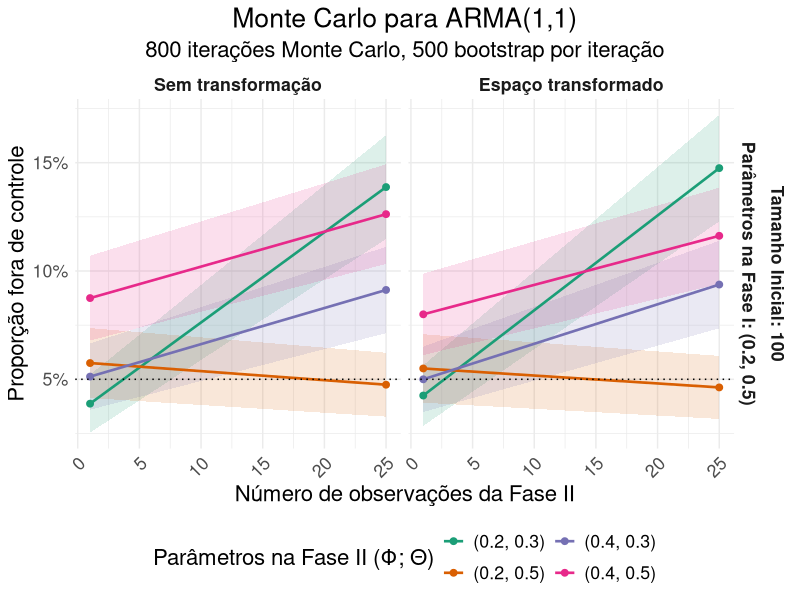

R code for this plot:
Sys.setlocale("LC_CTYPE", "Portuguese_Brazil.utf8")

library(readr)
library(ggplot2)
library(dplyr)
library(scales)

sem_transformacao <- read_delim(
  "estudos/transformacao-no-espaco-parametrico/controle-sem-transformacao.csv",
  delim = ";"
)

com_transformacao <- read_delim(
  "estudos/transformacao-no-espaco-parametrico/controle-com-transformacao.csv",
  delim = ";"
)

dados <- bind_rows(sem_transformacao, com_transformacao) %>%
  mutate(
    metodo = factor(
      metodo,
      levels = c("Sem transformação", "Espaço transformado")
    )
  )

MC <- 800
B <- 500

dados %>%
  ggplot(aes(x = n1, y = proporcao, color = label, fill = label, group = label)) +
  # geom_errorbar(aes(ymin = ic_inf, ymax = ic_sup), width = 5, alpha = 0.6) +
  geom_ribbon(aes(ymin = ic_inf, ymax = ic_sup), alpha = 0.15, color = NA) +
  geom_line(linewidth = 0.9) +
  # geom_linerange(aes(ymin = ic_inf, ymax = ic_sup), linewidth = 0.7, alpha = 0.5) +
  geom_point(size = 2) +
  geom_hline(yintercept = 0.05, linetype = "dotted") +
  labs(
    title = "Monte Carlo para ARMA(1,1)",
    subtitle = sprintf("%d iterações Monte Carlo, %d bootstrap por iteração", MC, B),
    x = "Número de observações da Fase II",
    y = "Proporção fora de controle",
    color = "Parâmetros na Fase II (Φ; Θ)",
    fill = "Parâmetros na Fase II (Φ; Θ)"
  ) +
  scale_y_continuous(labels = percent_format(accuracy = 1)) +
  scale_color_brewer(
    palette = "Dark2",
    labels = label_wrap(20),
    guide = guide_legend(nrow = 2)
  ) +
  scale_fill_brewer(
    palette = "Dark2",
    labels = label_wrap(20),
    guide = "none"
  ) +
  facet_grid(
    n0 + parametro_real ~ metodo,
    labeller = labeller(
      n0 = \(x) paste0("Tamanho Inicial: ", x),
      parametro_real = \(x) paste0("Parâmetros na Fase I: ", x),
      metodo = label_value
    ),
    scales = "fixed"
  ) +
  theme_minimal() +
  theme(
    legend.position = "bottom",
    plot.title = element_text(hjust = 0.5),
    plot.subtitle = element_text(hjust = 0.5),
    axis.text.x = element_text(angle = 45, hjust = 1),
    strip.text = element_text(face = "bold"),
    text = element_text(size = 16)
  )
